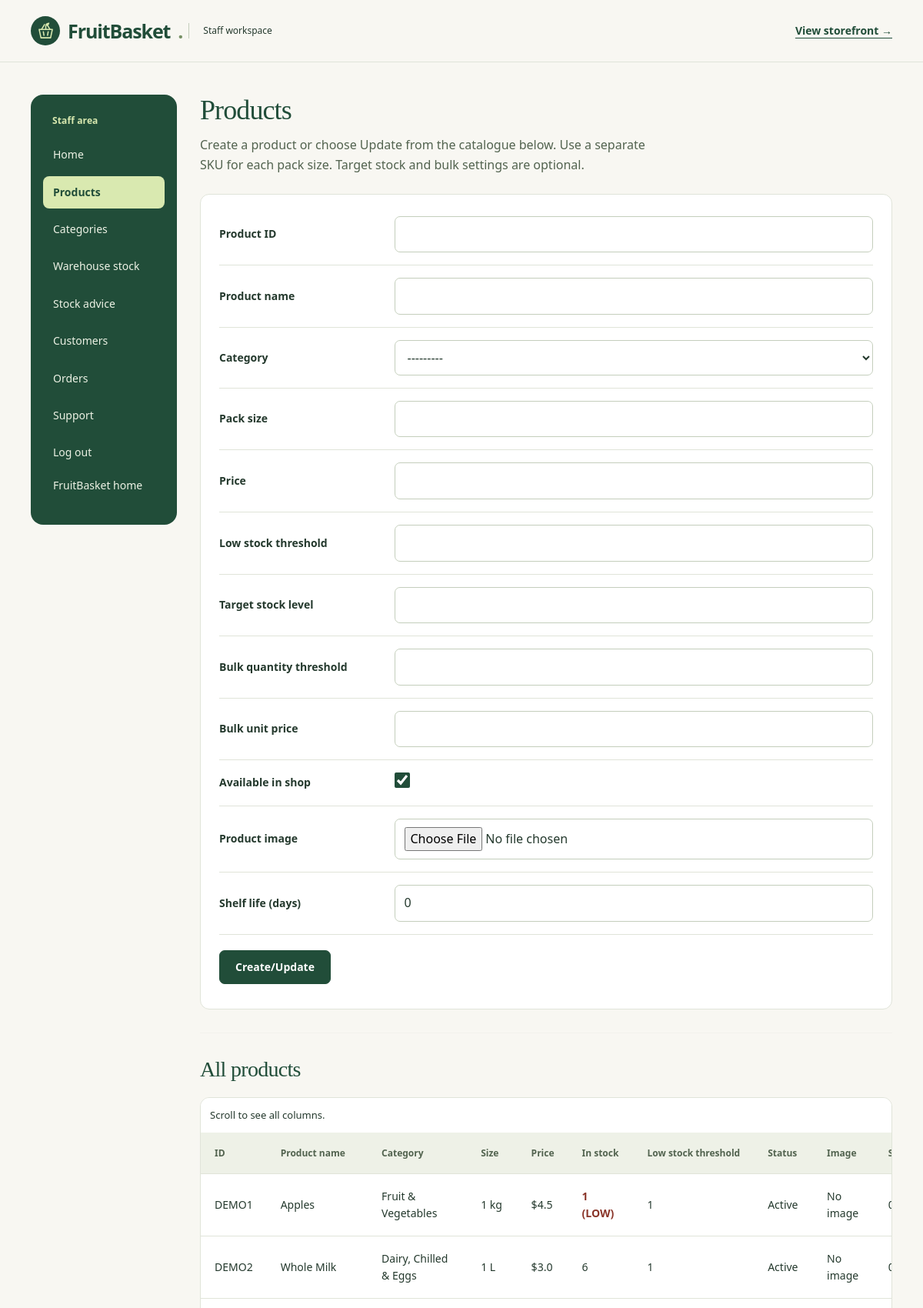
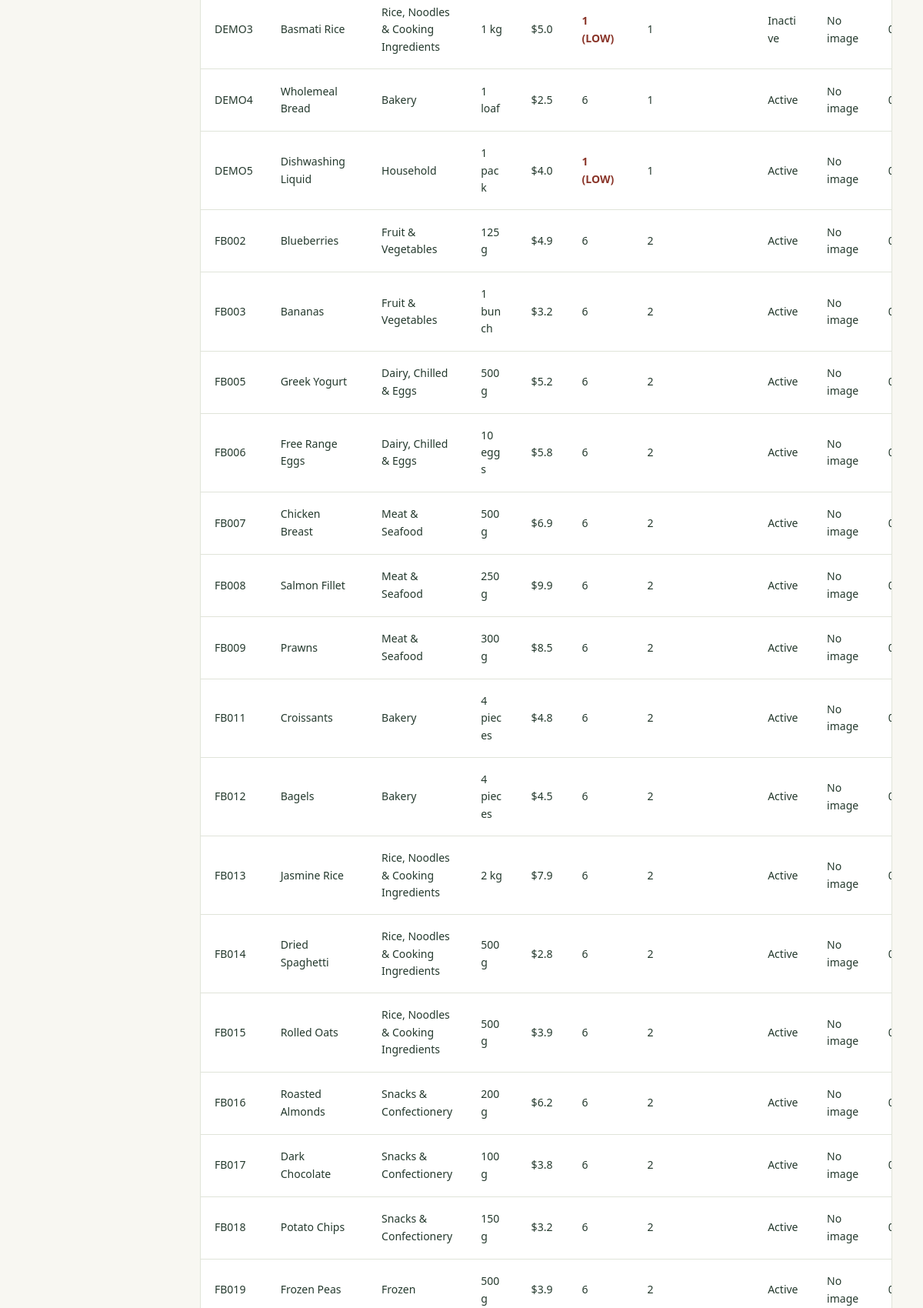
/adminpanel/product_new (signed in, upper part), run on the app's committed database (2 pictures, top to bottom).
### adminpanel/models.py (models this page shows, shortened)
class Product(models.Model):
    Pid = models.CharField(max_length=5, primary_key=True)
    Pname = models.CharField(max_length=200)
    Pcategory = models.ForeignKey(Category, on_delete=models.PROTECT, db_column="Pcategory", related_name="products", verbose_name="Category")
    Psize = models.CharField(max_length=30)
    Pprice = models.FloatField()
    Plowstock = models.IntegerField(validators=[MinValueValidator(0)])
    Ptargetstock = models.PositiveIntegerField(null=True, blank=True, verbose_name='Target stock level')
    Pbulkquantity = models.PositiveIntegerField(null=True, blank=True, validators=[MinValueValidator(2)], verbose_name='Bulk quantity threshold')
    Pbulkprice = models.FloatField(null=True, blank=True, verbose_name='Bulk unit price')
    Pactive = models.BooleanField(default=True)
    Pimage = models.ImageField(upload_to='products/', blank=True, null=True)
    Pexpirydays = models.PositiveIntegerField(default=0)
    class Meta:
        constraints = [
            models.CheckConstraint(
                check=models.Q(Pprice__gt=0),
                name='Pprice_greater_than_zero'
            ),
            models.CheckConstraint(
                check=models.Q(Plowstock__gte=0),
                name='Plowstock_not_negative'
            ),
            models.CheckConstraint(condition=models.Q(Ptargetstock__isnull=True) | models.Q(Ptargetstock__gte=models.F('Plowstock')), name='product_target_at_least_low'),
            models.CheckConstraint(condition=(models.Q(Pbulkquantity__isnull=True, Pbulkprice__isnull=True) | models.Q(Pbulkquantity__isnull=False, Pbulkprice__isnull=False, Pbulkquantity__gte=2, Pbulkprice__gt=0, Pbulkprice__lte=models.F('Pprice'))), name='product_bulk_settings_valid')
        ]

class Category(models.Model):
    Ccode = models.CharField(max_length=20, primary_key=True, default=category_code, editable=False)
    Cname = models.CharField(max_length=200, unique=True, db_collation="nocase", verbose_name="Category name")
    class Meta:
        ordering = ["Cname", "Ccode"]
        constraints = [
            models.CheckConstraint(condition=~models.Q(Cname="") & models.Q(Cname=models.Func(models.F("Cname"), models.Value(CATEGORY_WHITESPACE), function="TRIM")), name="category_name_trimmed_nonempty"),
            models.CheckConstraint(condition=LessThanOrEqual(Length("Cname"), models.Value(200)), name="category_name_length"),
        ]
    def __str__(self):
        return self.Cname

### adminpanel/views.py (the view, shortened to what this page needs)
# urls.py: path('product_new', views.ProductView.as_view(), name='product_new'),
class ProductView(View):
    form_class = ProductForm
    template_name = 'adminpanel/product_new.html'
    def get(self, request, *args, **kwargs):
        pk = kwargs.get('pk') # returns None if not provided
        form = None
        action = 'create'
        status_type = None
        status_message = None
        if pk is not None:
            try:
                product = Product.objects.get(pk=pk)
                form = self.form_class(instance=product)
                form.fields['Pid'].disabled = True
                action = 'update'
            except Product.DoesNotExist:
                form = self.form_class()
                status_type = 'error'
                status_message = 'Product not found.'
        else:
            form = self.form_class()
        rendered_form = form.render('adminpanel/form_template.html')
        products = Product.objects.select_related("Pcategory").annotate(
            stock=Count('product_items', filter=Q(product_items__Istatus='available'))
        )
        context = {
            'product_id': form.instance.pk or '',
            'form': rendered_form,
            'action': action,
            'products': products,
            'status_type': status_type,
            'status_message': status_message,
        }
        return render(request, self.template_name, context)

### adminpanel/forms.py (shortened to what this page needs)
class ProductForm(forms.ModelForm):
    class Meta:
        model = Product
        fields = ['Pid', 'Pname', 'Pcategory', 'Psize', 'Pprice', 'Plowstock', 'Ptargetstock', 'Pbulkquantity', 'Pbulkprice', 'Pactive', 'Pimage', 'Pexpirydays']

### adminpanel/templates/adminpanel/form_template.html (shortened to what this page needs)
{% for field in form %}
    <tr class="fb-form-row">
        <td class="fb-form-label">
            <label for="{{ field.id_for_label }}">
                {% if field.name == 'Pid' %}Product ID
                {% elif field.name == 'Pname' %}Product name
                {% elif field.name == 'Pcategory' %}Category
                {% elif field.name == 'Psize' %}Pack size
                {% elif field.name == 'Pprice' %}Price
                {% elif field.name == 'Plowstock' %}Low stock threshold
                {% elif field.name == 'Pactive' %}Available in shop
                {% elif field.name == 'Pimage' %}Product image
                {% elif field.name == 'Pexpirydays' %}Shelf life (days)
                {% elif field.name == 'Cid' %}Customer ID
                {% elif field.name == 'Cname' %}Customer name
                {% elif field.name == 'Caddress' %}Delivery address
                {% elif field.name == 'Chouseholdsize' %}Household size
                {% elif field.name == 'Cmealsperweek' %}Meals per week
                {% elif field.name == 'Cuser' %}User account
                {% elif field.name == 'Oid' %}Order ID
                {% elif field.name == 'Ocustomer' %}Customer
                {% elif field.name == 'Oaddress' %}Delivery address
                {% elif field.name == 'Odate' %}Order date
                {% elif field.name == 'Ostatus' %}Order status
                {% else %}{{ field.label }}{% endif %}
            </label>
        </td>
        <td class="fb-form-control">{{ field }}</td>
    </tr>
{% endfor %}

### adminpanel/templates/adminpanel/product_new.html (shortened to what this page needs)
{% extends 'adminpanel/adminpanel_base.html' %}
{% load static %}
{% block content %}
    <div class="fb-staff-section">
        <h1 class="fb-staff-page-title">Products</h1>
        <p class="fb-page-help">Create a product or choose Update from the catalogue below. Use a separate SKU for each pack size. Target stock and bulk settings are optional.</p>
        <form class="fb-staff-editor" action="{% if action == 'update' %}/adminpanel/product_new/{{ product_id }}{% else %}/adminpanel/product_new{% endif %}" method="post" enctype="multipart/form-data">
            <div class="fb-table-wrap" role="region" aria-label="Staff data table" tabindex="0">
                <table>
                    <tbody>
                        {{ form }}
                        <tr>
                            <td colspan="3" style="text-align: center;">
                                <input type="submit" value="Create/Update">
                            </td>
                        </tr>
                    </tbody>
                </table>
            </div>
        </form>
    </div>
    <hr />
    <div class="fb-staff-section">
        <h2 class="fb-records-heading">All products</h2>
        <div class="fb-table-wrap fb-records-table fb-product-records" role="region" aria-label="Staff data table" tabindex="0">
            <p class="fb-table-hint">Scroll to see all columns.</p>
            <table>
                <thead>
                    <tr>
                        <th scope="col">ID</th>
                        <th scope="col">Product name</th>
                        <th scope="col">Category</th>
                        <th scope="col">Size</th>
                        <th scope="col">Price</th>
                        <th scope="col">In stock</th>
                        <th scope="col">Low stock threshold</th>
                        <th scope="col">Status</th>
                        <th scope="col">Image</th>
                        <th scope="col">Shelf life (days)</th>
                    </tr>
                </thead>
                <tbody>
                    {% for product in products %}
                    <tr>
                        <td>{{ product.Pid }}</td>
                        <td>{{ product.Pname }}</td>
                        <td>{{ product.Pcategory.Cname }}</td>
                        <td>{{ product.Psize }}</td>
                        <td>${{ product.Pprice }}</td>
                        <td {% if product.stock <= product.Plowstock %}style="color: #8a3529; font-weight: bold;"{% endif %}>
                            {{ product.stock }}{% if product.stock <= product.Plowstock %} (LOW){% endif %}
                        </td>
                        <td>{{ product.Plowstock }}</td>
                        <td>{% if product.Pactive %}Active{% else %}Inactive{% endif %}</td>
                        <td>{% if product.Pimage %}<img src="{{ product.Pimage.url }}" width="80" alt="{{ product.Pname }}">{% else %}No image{% endif %}</td>
                        <td>{{ product.Pexpirydays }}</td>
                    </tr>
                    {% empty %}
                    <tr>
                        <td colspan="11">No product record available.</td>
                    </tr>
                    {% endfor %}
                </tbody>
            </table>
        </div>
    </div>
{% endblock %}

### static/fruitbasket/theme.css (style rules this page uses)
:root { --forest:#214d39; --green:#35634b; --lime:#d9e9b0; --cream:#f8f7f2; --ink:#24392d; --muted:#657166; --border:#e0e4d9; --orange:#bc552e }
* { box-sizing:border-box }
html { scroll-behavior:smooth; scroll-padding-top:2rem }
body.fb-app { margin:0; background:var(--cream); color:var(--ink); font:1rem/1.6 "Segoe UI",Arial,sans-serif }
h1,h2,h3,h4 { color:var(--forest); font-weight:600; line-height:1.15 }
h1,h2 { letter-spacing:-.025em; text-wrap:balance }
h1 { font-size:clamp(2.5rem,5vw,4.8rem) }
h2 { font-size:clamp(1.7rem,3vw,2.5rem) }
p { margin:0 0 1rem }
button,input,select,textarea { font:inherit }
.fb-button,.fb-content button[type=submit],.fb-content input[type=submit] { display:inline-flex; justify-content:center; align-items:center; gap:10px; background:var(--forest); color:white; border:1px solid var(--forest); border-radius:7px; padding:11px 20px; font-size:14px; font-weight:600; text-decoration:none; cursor:pointer; line-height:1.4 }
.fb-table-wrap { overflow-x:auto; border:1px solid var(--border); border-radius:12px; background:#fff; margin-bottom:24px }
.fb-content table { width:100%; border-collapse:collapse; border:0; background:white; font-size:13px; margin:0 }
.fb-content th { color:#52634f; background:#eef1e7; font-size:12px; text-transform:none; letter-spacing:0; font-weight:650; white-space:nowrap }
.fb-content th,.fb-content td { border:0; border-bottom:1px solid var(--border); padding:17px 18px; vertical-align:middle }
.fb-content tbody tr:last-child td { border-bottom:0 }
.fb-content td { overflow-wrap:anywhere }
.fb-content hr { border:0; border-top:1px solid var(--border); margin:30px 0 }
.fb-content input:not([type=hidden]):not([type=submit]):not([type=checkbox]),.fb-content select,.fb-content textarea { max-width:100%; border:1px solid #c4cebc; background:#fff; border-radius:7px; padding:10px 12px; color:var(--ink) }
.fb-staff-page-title { font-size: clamp(1.8rem, 3vw, 2.6rem); margin-bottom: 24px; }
.fb-store-page .fb-section-heading h1, .fb-store-page .fb-auth-intro h1, .fb-staff-page-title, .fb-workspace-intro h1 { font-family:Georgia,serif; font-weight:400; letter-spacing:-.025em }
.fb-staff-page-title { font-size:clamp(2rem,3vw,2.75rem); margin:0 0 12px }
.fb-page-help { color:#52634f; max-width:65ch; margin-bottom:24px }
.fb-staff .fb-content table { font-size:14px }
.fb-staff .fb-content .fb-table-wrap table { min-width:760px }
.fb-staff .fb-content .fb-records-table table { min-width:1000px }
.fb-records-table td:first-child { white-space:nowrap }
.fb-table-hint { display:none }
.fb-staff .fb-content table input[type=submit], .fb-staff .fb-content table button[type=submit] { min-height:40px }
.fb-staff-editor { max-width:900px }
.fb-staff-editor .fb-table-wrap { padding:12px 24px }
.fb-staff .fb-staff-editor .fb-table-wrap table { min-width:0 }
.fb-staff-editor tbody { display:block }
.fb-staff-editor tr { display:block }
.fb-staff-editor .fb-form-row { display:grid; grid-template-columns:minmax(160px,1fr) minmax(0,3fr); border-bottom:1px solid var(--border); padding:16px 0; gap:0 20px; align-items:center }
.fb-staff .fb-staff-editor td { display:block; width:auto; padding:0; border:0 }
.fb-form-label label { font-weight:600; font-size:14px }
.fb-form-control input:not([type=checkbox]), .fb-form-control select { width:100%; min-height:44px; font-size:16px }
.fb-form-control input[type=checkbox] { width:20px; height:20px; accent-color:var(--forest) }
.fb-staff .fb-staff-editor tr:last-child > td[colspan] { padding:20px 0; text-align:left !important }
.fb-records-heading { font:400 28px/1.2 Georgia,serif; margin:28px 0 20px }
.fb-staff .fb-content .fb-product-records table { min-width:1250px }
.fb-product-records .fb-table-hint { display:block; margin:0; padding:12px; font-size:13px }

### data on the page
Product: Pid "DEMO1", Pname "Apples", Pcategory.Cname "Fruit & Vegetables", Psize "1 kg", Pprice "4.5", stock "1", shows "(LOW)", Plowstock "1", Pactive "Active", shows "No image"
Product: Pid "DEMO2", Pname "Whole Milk", Pcategory.Cname "Dairy, Chilled & Eggs", Psize "1 L", Pprice "3.0", stock "6", Plowstock "1", Pactive "Active", shows "No image"
Product: Pid "DEMO3", Pname "Basmati Rice", Pcategory.Cname "Rice, Noodles & Cooking Ingredients", Psize "1 kg", Pprice "5.0", stock "1", shows "(LOW)", Plowstock "1", Pactive "Inactive", shows "No image"
Product: Pid "DEMO4", Pname "Wholemeal Bread", Pcategory.Cname "Bakery", Psize "1 loaf", Pprice "2.5", stock "6", Plowstock "1", Pactive "Active", shows "No image"
Product: Pid "DEMO5", Pname "Dishwashing Liquid", Pcategory.Cname "Household", Psize "1 pack", Pprice "4.0", stock "1", shows "(LOW)", Plowstock "1", Pactive "Active", shows "No image"
Product: Pid "FB002", Pname "Blueberries", Pcategory.Cname "Fruit & Vegetables", Psize "125 g", Pprice "4.9", stock "6", Plowstock "2", Pactive "Active", Pimage "No image"
Product: Pid "FB003", Pname "Bananas", Pcategory.Cname "Fruit & Vegetables", Psize "1 bunch", Pprice "3.2", stock "6", Plowstock "2", Pactive "Active", Pimage "No image"
Product: Pid "FB005", Pname "Greek Yogurt", Pcategory.Cname "Dairy, Chilled & Eggs", Psize "500 g", Pprice "5.2", stock "6", Plowstock "2", Pactive "Active", Pimage "No image"
Product: Pid "FB006", Pname "Free Range Eggs", Pcategory.Cname "Dairy, Chilled & Eggs", Psize "10 eggs", Pprice "5.8", stock "6", Plowstock "2", Pactive "Active", Pimage "No image"
Product: Pid "FB007", Pname "Chicken Breast", Pcategory.Cname "Meat & Seafood", Psize "500 g", Pprice "6.9", stock "6", Plowstock "2", Pactive "Active", Pimage "No image"
Product: Pid "FB008", Pname "Salmon Fillet", Pcategory.Cname "Meat & Seafood", Psize "250 g", Pprice "9.9", stock "6", Plowstock "2", Pactive "Active", Pimage "No image"
Product: Pid "FB009", Pname "Prawns", Pcategory.Cname "Meat & Seafood", Psize "300 g", Pprice "8.5", stock "6", Plowstock "2", Pactive "Active", Pimage "No image"
Product: Pid "FB011", Pname "Croissants", Pcategory.Cname "Bakery", Psize "4 pieces", Pprice "4.8", stock "6", Plowstock "2", Pactive "Active", Pimage "No image"
Product: Pid "FB012", Pname "Bagels", Pcategory.Cname "Bakery", Psize "4 pieces", Pprice "4.5", stock "6", Plowstock "2", Pactive "Active", Pimage "No image"
Product: Pid "FB013", Pname "Jasmine Rice", Pcategory.Cname "Rice, Noodles & Cooking Ingredients", Psize "2 kg", Pprice "7.9", stock "6", Plowstock "2", Pactive "Active", Pimage "No image"
Product: Pid "FB014", Pname "Dried Spaghetti", Pcategory.Cname "Rice, Noodles & Cooking Ingredients", Psize "500 g", Pprice "2.8", stock "6", Plowstock "2", Pactive "Active", Pimage "No image"
Product: Pid "FB015", Pname "Rolled Oats", Pcategory.Cname "Rice, Noodles & Cooking Ingredients", Psize "500 g", Pprice "3.9", stock "6", Plowstock "2", Pactive "Active", Pimage "No image"
Product: Pid "FB016", Pname "Roasted Almonds", Pcategory.Cname "Snacks & Confectionery", Psize "200 g", Pprice "6.2", stock "6", Plowstock "2", Pactive "Active", Pimage "No image"
Product: Pid "FB017", Pname "Dark Chocolate", Pcategory.Cname "Snacks & Confectionery", Psize "100 g", Pprice "3.8", stock "6", Plowstock "2", Pactive "Active", Pimage "No image"
Product: Pid "FB018", Pname "Potato Chips", Pcategory.Cname "Snacks & Confectionery", Psize "150 g", Pprice "3.2", stock "6", Plowstock "2", Pactive "Active", Pimage "No image"
Product: Pid "FB019", Pname "Frozen Peas", Pcategory.Cname "Frozen", Psize "500 g", Pprice "3.9", stock "6", Plowstock "2", Pactive "Active", Pimage "No image"

### other printed values
{{ field.label }} "Target stock level" "Bulk quantity threshold" "Bulk unit price"
